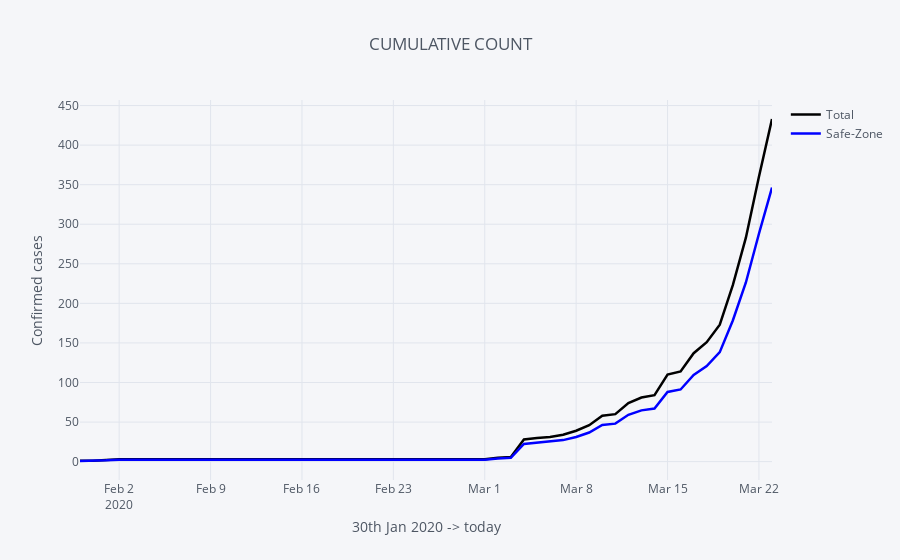

The notebook cell this image was saved under:
### Code cell
india[['Total','Safe-Zone']].iplot(title='CUMULATIVE COUNT',
                    colors={'Total':'black', 'Safe-Zone':'blue'}, width=2.5
                    ,xTitle='30th Jan 2020 -> today', yTitle='Confirmed cases')

### Figure 1 — Plotly figure (JSON) as saved in the notebook; plotly's stock layout.template omitted (floating-point values rounded to 4 significant figures)
{"data": [{"line": {"color": "black", "dash": "solid", "shape": "linear", "width": 2.5}, "mode": "lines", "name": "Total", "text": "", "type": "scatter", "uid": "f42a2fc6-c70a-424c-9aac-42709fc1c04a", "x": ["2020-01-30", "2020-01-31", "2020-02-01", "2020-02-02", "2020-02-03", "2020-02-04", "2020-02-05", "2020-02-06", "2020-02-07", "2020-02-08", "2020-02-09", "2020-02-10", "2020-02-11", "2020-02-12", "2020-02-13", "2020-02-14", "2020-02-15", "2020-02-16", "2020-02-17", "2020-02-18", "2020-02-19", "2020-02-20", "2020-02-21", "2020-02-22", "2020-02-23", "2020-02-24", "2020-02-25", "2020-02-26", "2020-02-27", "2020-02-28", "2020-02-29", "2020-03-01", "2020-03-02", "2020-03-03", "2020-03-04", "2020-03-05", "2020-03-06", "2020-03-07", "2020-03-08", "2020-03-09", "2020-03-10", "2020-03-11", "2020-03-12", "2020-03-13", "2020-03-14", "2020-03-15", "2020-03-16", "2020-03-17", "2020-03-18", "2020-03-19", "2020-03-20", "2020-03-21", "2020-03-22", "2020-03-23"], "y": [1, 1, 2, 3, 3, 3, 3, 3, 3, 3, 3, 3, 3, 3, 3, 3, 3, 3, 3, 3, 3, 3, 3, 3, 3, 3, 3, 3, 3, 3, 3, 3, 5, 6, 28, 30, 31, 34, 39, 46, 58, 60, 74, 81, 84, 110, 114, 137, 151, 173, 223, 283, 360, 433]}, {"line": {"color": "blue", "dash": "solid", "shape": "linear", "width": 2.5}, "mode": "lines", "name": "Safe-Zone", "text": "", "type": "scatter", "uid": "bc3dfab1-869e-48f8-9792-cbd83309cde3", "x": ["2020-01-30", "2020-01-31", "2020-02-01", "2020-02-02", "2020-02-03", "2020-02-04", "2020-02-05", "2020-02-06", "2020-02-07", "2020-02-08", "2020-02-09", "2020-02-10", "2020-02-11", "2020-02-12", "2020-02-13", "2020-02-14", "2020-02-15", "2020-02-16", "2020-02-17", "2020-02-18", "2020-02-19", "2020-02-20", "2020-02-21", "2020-02-22", "2020-02-23", "2020-02-24", "2020-02-25", "2020-02-26", "2020-02-27", "2020-02-28", "2020-02-29", "2020-03-01", "2020-03-02", "2020-03-03", "2020-03-04", "2020-03-05", "2020-03-06", "2020-03-07", "2020-03-08", "2020-03-09", "2020-03-10", "2020-03-11", "2020-03-12", "2020-03-13", "2020-03-14", "2020-03-15", "2020-03-16", "2020-03-17", "2020-03-18", "2020-03-19", "2020-03-20", "2020-03-21", "2020-03-22", "2020-03-23"], "y": [0.8, 0.8, 1.6, 2.4, 2.4, 2.4, 2.4, 2.4, 2.4, 2.4, 2.4, 2.4, 2.4, 2.4, 2.4, 2.4, 2.4, 2.4, 2.4, 2.4, 2.4, 2.4, 2.4, 2.4, 2.4, 2.4, 2.4, 2.4, 2.4, 2.4, 2.4, 2.4, 4, 4.8, 22.4, 24, 24.8, 27.2, 31.2, 36.8, 46.4, 48, 59.2, 64.8, 67.2, 88, 91.2, 109.6, 120.8, 138.4, 178.4, 226.4, 288, 346.4]}], "layout": {"legend": {"bgcolor": "#F5F6F9", "font": {"color": "#4D5663"}}, "paper_bgcolor": "#F5F6F9", "plot_bgcolor": "#F5F6F9", "title": {"font": {"color": "#4D5663"}, "text": "CUMULATIVE COUNT"}, "xaxis": {"gridcolor": "#E1E5ED", "showgrid": true, "tickfont": {"color": "#4D5663"}, "title": {"font": {"color": "#4D5663"}, "text": "30th Jan 2020 -> today"}, "zerolinecolor": "#E1E5ED"}, "yaxis": {"gridcolor": "#E1E5ED", "showgrid": true, "tickfont": {"color": "#4D5663"}, "title": {"font": {"color": "#4D5663"}, "text": "Confirmed cases"}, "zerolinecolor": "#E1E5ED"}}}
